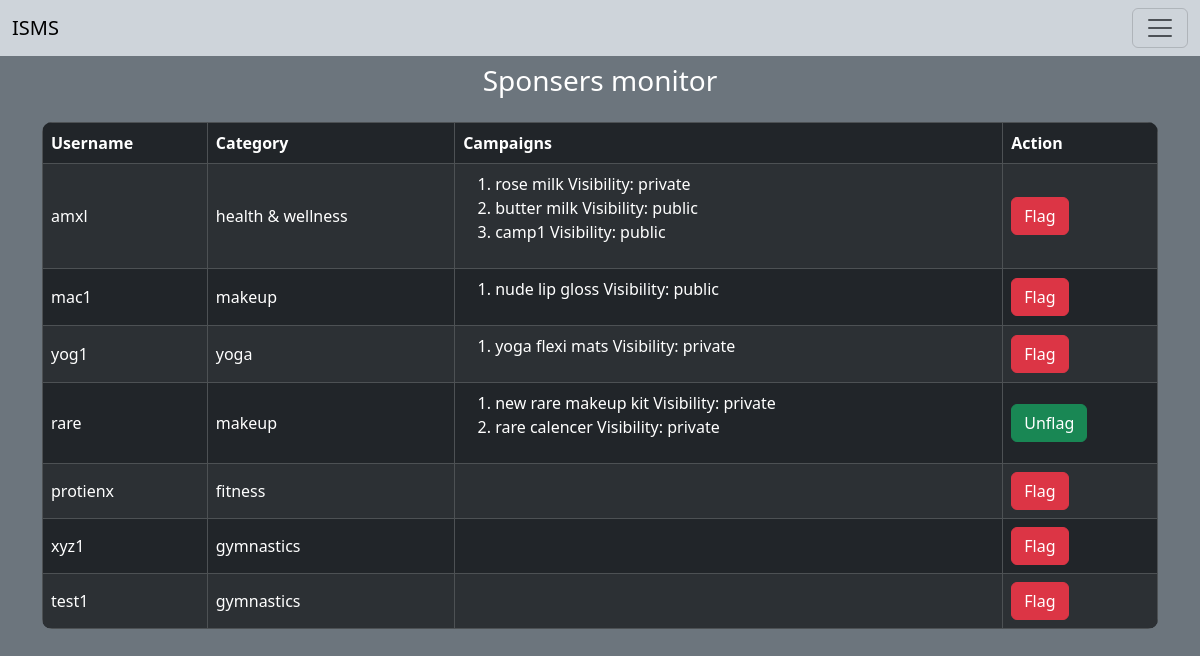
Screenshot of /monitor_sponser (signed in) with the database file from the repository.
### application/models.py (models this page shows, shortened)
class Sponser(db.Model):
    __tablename__="sponser"
    id=db.Column(db.Integer, primary_key=True)
    username=db.Column(db.String, nullable=False, unique=True)
    name=db.Column(db.String)
    password=db.Column(db.String, nullable=False)
    category_id=db.Column(db.Integer, db.ForeignKey('category.id'), nullable=False)
    campaigns=db.relationship('Campaign', backref='sponser', lazy=True)
    flagged=db.Column(db.Integer, default=0)

class Category(db.Model):
    __tablename__="category"
    id=db.Column(db.Integer, primary_key=True)
    name=db.Column(db.String, nullable=False)
    influencers=db.relationship('Influencer', backref='category', lazy=True)
    sponsers=db.relationship('Sponser', backref='category', lazy=True)

class Campaign(db.Model):
    __tablename__="campaign"
    id=db.Column(db.Integer, primary_key=True)
    name=db.Column(db.String, nullable=False)
    sponser_id=db.Column(db.Integer, db.ForeignKey('sponser.id'), nullable=False)
    description=db.Column(db.Text, nullable=True)
    startdate=db.Column(db.Date, nullable=False)
    enddate=db.Column(db.Date, nullable=False)
    budget=db.Column(db.Numeric, nullable=False)
    visibility=db.Column(db.Enum('public', 'private', name='types'), nullable=False)
    goals=db.Column(db.Text, nullable=True)
    ads=db.relationship('Adrequest', backref='campaign', lazy=True)

### application/controller/admin.py (the view, shortened to what this page needs)
@app.route('/monitor_sponser', methods=['GET', 'POST'])
def monitor_sponser():
    global admin_logged
    if not admin_logged:
        return render_template('index.html')
    if request.method=='GET':
        sponsers=Sponser.query.all()
        return render_template('monitor_sponser.html', sponsers=sponsers)

### templates/monitor_sponser.html (shortened to what this page needs)
<!DOCTYPE html>
<html lang="en">
<head>
    <link href="https://cdn.jsdelivr.net/npm/bootstrap@5.3.3/dist/css/bootstrap.min.css" rel="stylesheet"
>
</head>
<body class="p-3 mb-2 bg-secondary text-white">
    <nav class="navbar bg-body-tertiary fixed-top bg-dark-subtle text-dark-emphasis">
        <div class="container-fluid">
            <a class="navbar-brand" href="/">ISMS</a>
            <button class="navbar-toggler" type="button" data-bs-toggle="offcanvas" data-bs-target="#offcanvasNavbar"
                aria-controls="offcanvasNavbar" aria-label="Toggle navigation">
                <span class="navbar-toggler-icon"></span>
            </button>
        </div>
    </nav>
    <div class="container mt-5">
        <h3 class="mb-4 text-center">Sponsers monitor</h3>
        <table class="table table-striped table-dark table-bordered table-rounded border-bg-dark-subtle align-middle">
            <thead>
                <tr>
                    <th>Username</th>
                    <th>Category</th>
                    <th>Campaigns</th>
                    <th>Action</th>
                </tr>
            </thead>
            <tbody>
                {% for sponser in sponsers %}
                <tr>
                    <td>{{sponser.username}}</td>
                    <td>{{sponser.category.name}}</td>
                    <td>
                        {% if sponser.campaigns != [] %}
                        <div>
                            <ol>
                                {% for camp in sponser.campaigns %}
                                <li>{{camp.name}} <span>Visibility: {{camp.visibility}}</span></li>
                                {% endfor %}
                            </ol>
                        </div>
                        {% endif %}
                    </td>
                    <td>
                        <form method="post">
                            {% if sponser.flagged == 0 %}
                            <button type="submit" class="btn btn-danger">Flag</button>
                            {% else %}
                            <button type="submit" class="btn btn-success">Unflag</button>
                            {% endif %}
                        </form>
                    </td>
                </tr>
                {% endfor %}
            </tbody>
        </table>
    </div>
</body>
</html>

### templates/monitor_sponser.html (style rules this page uses)
.table-rounded { border-radius: 10px; overflow: hidden; }

### rows the page displays
Sponser: username "amxl", category.name "health & wellness", flagged "Flag"
Campaign: name "rose milk", visibility "private"
Campaign: name "butter milk", visibility "public"
Campaign: name "camp1", visibility "public"
Sponser: username "mac1", category.name "makeup", flagged "Flag"
Campaign: name "nude lip gloss", visibility "public"
Sponser: username "yog1", category.name "yoga", flagged "Flag"
Campaign: name "yoga flexi mats", visibility "private"
Sponser: username "rare", category.name "makeup", flagged "Unflag"
Campaign: name "new rare makeup kit", visibility "private"
Campaign: name "rare calencer", visibility "private"
Sponser: username "protienx", category.name "fitness", flagged "Flag"
Sponser: username "xyz1", category.name "gymnastics", flagged "Flag"
Sponser: username "test1", category.name "gymnastics", flagged "Flag"
